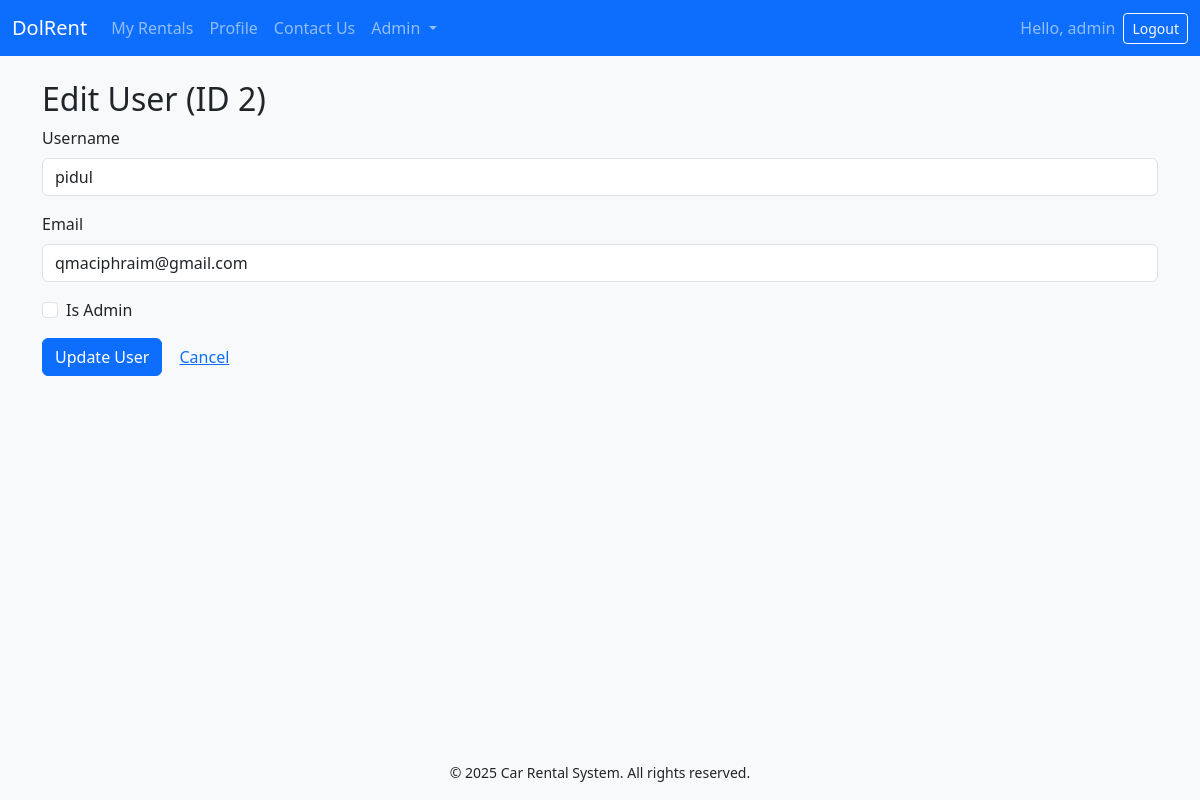
The app's page /admin/users/edit/2 (signed in) with its own data.
### app.py (models this page shows, shortened)
class User(UserMixin, db.Model):
    id = db.Column(db.Integer, primary_key=True)
    username = db.Column(db.String(80), unique=True, nullable=False)
    email = db.Column(db.String(120), unique=True, nullable=False)
    password_hash = db.Column(db.String(128), nullable=False)
    is_admin = db.Column(db.Boolean, default=False)
    profile_image = db.Column(db.String(255), nullable=True)
    rentals = db.relationship('Booking', backref='renter', lazy=True)
    messages = db.relationship('ContactMessage', backref='sender', lazy=True)

### app.py (the view, shortened to what this page needs)
@app.route('/admin/users/edit/<int:user_id>', methods=['GET','POST'])
@login_required
@admin_required
def admin_users_edit(user_id):
    user = User.query.get_or_404(user_id)
    return render_template('admin_user_edit.html', user=user)

### app.py (called while the page is built)
@login_manager.user_loader
def load_user(user_id):
    return User.query.get(int(user_id))

def is_admin():
    return current_user.is_authenticated and current_user.is_admin

def admin_required(func):
    from functools import wraps
    @wraps(func)
    def decorated_view(*args, **kwargs):
        if not is_admin():
            abort(403)
        return func(*args, **kwargs)
    return decorated_view

### templates/admin_user_edit.html (shortened to what this page needs)
{% extends 'base.html' %}
{% block content %}
<h2>Edit User (ID {{ user.id }})</h2>
<form method="POST" action="{{ url_for('admin_users_edit', user_id=user.id) }}">
  <div class="mb-3">
    <label for="username" class="form-label">Username</label>
    <input id="username" name="username" type="text" value="{{ user.username }}" class="form-control" required />
  </div>
  <div class="mb-3">
    <label for="email" class="form-label">Email</label>
    <input id="email" name="email" type="email" value="{{ user.email }}" class="form-control" required />
  </div>
  <div class="mb-3 form-check">
    <input id="is_admin" name="is_admin" type="checkbox" class="form-check-input" {% if user.is_admin %}checked{% endif %}>
    <label for="is_admin" class="form-check-label">Is Admin</label>
  </div>
  <button type="submit" class="btn btn-primary">Update User</button>
  <a href="{{ url_for('admin_users') }}" class="btn btn-link">Cancel</a>
</form>
{% endblock %}

### templates/base.html (shortened to what this page needs)
<!DOCTYPE html>
<html lang="en">
<head>
    <link href="https://cdn.jsdelivr.net/npm/bootstrap@5.3.0/dist/css/bootstrap.min.css" rel="stylesheet" />
    <link rel="stylesheet" href="{{ url_for('static', filename='css/style.css') }}" />
</head>
<body>
<nav class="navbar navbar-expand-lg navbar-dark bg-primary">
  <div class="container-fluid">
    <a class="navbar-brand" href="{{ url_for('home') }}">DolRent</a>
    <div class="collapse navbar-collapse" id="navbarNav">
      <ul class="navbar-nav me-auto">
      {% if current_user.is_authenticated %}
        <li class="nav-item">
          <a class="nav-link" href="{{ url_for('my_rentals') }}">My Rentals</a>
        </li>
        <li class="nav-item">
          <a class="nav-link" href="{{ url_for('profile') }}">Profile</a>
        </li>
        <li class="nav-item">
          <a class="nav-link" href="{{ url_for('contact') }}">Contact Us</a>
        </li>
        {% if current_user.is_admin %}
        <li class="nav-item dropdown">
          <a class="nav-link dropdown-toggle" href="#" id="adminDropdown"
             role="button" data-bs-toggle="dropdown" aria-expanded="false">
             Admin
          </a>
        </li>
        {% endif %}
      {% else %}
        <li class="nav-item"><a class="nav-link" href="{{ url_for('login') }}">Login</a></li>
        <li class="nav-item"><a class="nav-link" href="{{ url_for('register') }}">Register</a></li>
        <li class="nav-item"><a class="nav-link" href="{{ url_for('contact') }}">Contact Us</a></li>
      {% endif %}
      </ul>
      {% if current_user.is_authenticated %}
      <span class="navbar-text me-2">Hello, {{ current_user.username }}</span>
      <a class="btn btn-outline-light btn-sm" href="{{ url_for('logout') }}">Logout</a>
      {% endif %}
    </div>
  </div>
</nav>
<div class="container mt-4">
  {% block content %}{% endblock %}
</div>
<footer class="bg-light py-3 mt-5 text-center">
  <div class="container">
    <small>© 2025 Car Rental System. All rights reserved.</small>
  </div>
</footer>
</body>
</html>

### static/css/style.css (style rules this page uses)
body { padding-bottom: 60px; background-color: #f8f9fa; }
footer { position: fixed; bottom: 0; width: 100%; }

### records on screen
User: username "admin"
User: id "2", username "pidul", email "qmaciphraim@gmail.com"
